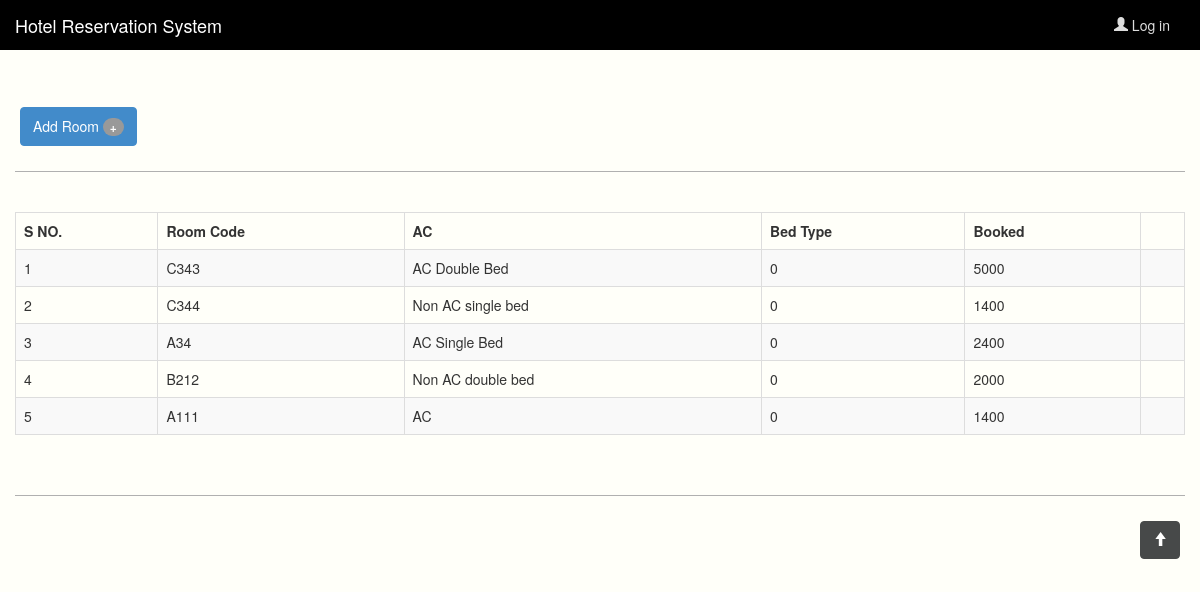
Screenshot of /manage_room.php with the database file from the repository.
### tables this page shows
CREATE TABLE `rooms` (
  `id` int(5) unsigned NOT NULL AUTO_INCREMENT,
  `room_no` varchar(20) NOT NULL,
  `room_type` varchar(200) NOT NULL,
  `status` varchar(200) NOT NULL,
  `cost` int(11) NOT NULL,
  `bookedby` varchar(100) DEFAULT NULL,
  PRIMARY KEY (`id`)
);

### manage_room.php (the view, shortened to what this page needs)
<!DOCTYPE html>
<html>
<head>
    <?php require_once('includes/layouts/head.php'); ?>
</head>
<body>
     <?php require_once('includes/layouts/nav.php'); ?>
    <div class="container" id="main">
            <br/>
            <br />
			<div class="row">
				<div class="col-sm-12">
                <div>
                <a href="add_room.php"  >
                   <button class="btn btn-primary" type="button" >Add Room  <span class="badge" > +  </span></button>
                </a>
                </div>
               <hr /><br />
			 <div>
                    <table class="table table-hover table-bordered table-striped">
    <thead>
      <tr>
        <th>S NO.</th>
        <th>Room Code</th>
        <th>AC</th>
        <th>Bed Type</th>
        <th>Booked</th>
      </tr>
    </thead>
    <tbody>
      <?php
        $servername = "localhost";
        $username = "root";
        $password = "aadi2912";
        $dbname = "hrs";
        $conn = new mysqli($servername, $username, $password, $dbname);
        $sql = "SELECT * FROM rooms";
        $result = $conn->query($sql);
        if ($result->num_rows > 0) {
            $sno = 1;
            while($row = $result->fetch_assoc()){
                echo "<tr><td>".$sno."</td>";
                $sno++;
             foreach($row as $key => $value ) {
                if($key == 'id'){ $current_id = $value; }
                if($key !='id')
                    { echo "<td>".$value."</td>";}
                }
                echo " </tr>";
            }
        } else {
            echo "0 results";
        }
    ?>
    </tbody>
  </table>
                    </div>
				</div>
			</div>
			<br><hr>
		<div class="backtotop">
				<a class="back-to-top" href="#top"><button class="btn btn-default"><span class="glyphicon glyphicon-arrow-up"></span></button></a>
		</div>
		</div>
</body>
</html>

### includes/layouts/head.php (shortened to what this page needs)
<link href="bootstrap/css/bootstrap.min.css" rel="stylesheet">
<link href="includes/css/bootstrap-glyphicons.css" rel="stylesheet">
<link rel="stylesheet" type="text/css" href="includes/css/social-button.css" />
<link href="includes/css/font-awesome.min.css" type="text/css" rel="stylesheet">
<link href="includes/css/styles.css" rel="stylesheet">

### includes/layouts/nav.php (shortened to what this page needs)
<div class="navbar navbar-fixed-top" role="navigation">
	    <div class="container">
		       <a class="navbar-brand" href="index.php">Hotel Reservation System</a>
		  <div class="nav-collapse collapse navbar-responsive-collapse ">
				<ul class="nav navbar-nav pull-right">
                <?php
                    if(isset($_SESSION['id'])){
                        ?>
				<li class="dropdown">
                     <a href="" class="dropdown-toggle" data-toggle="dropdown"><span class="glyphicon glyphicon-user"></span> <?php echo $_SESSION['username']; ?> <strong class="caret"></strong></a>
		            <ul class="dropdown-menu">
		                <li><a href="profile.php"> View Profile</a></li>
                      <!--    <li class="divider"></li>
                       <li><a href="guest_search.php"> Guest Search</a></li> -->
                        <?php if($_SESSION['usertype']=='admin'){ ?>
		                <li class="divider"></li>
                        <li><a href="manage_user.php"> Manage User</a></li>
                        <li class="divider"></li>
                        <li><a href="manage_room.php"> Manage Room</a></li>
                        <?php } ?>
                        <li class="divider"></li>
		                <li><a href="chage_password.php"> Change Password</a></li>
		                <li class="divider"></li>
		                <li><a href="logout.php"> Sign out</a></li>
		            </ul>
              </li><?php }
              else {
               ?><li class="dropdown">
                     <a href="login.php" class="" ><span class="glyphicon glyphicon-user"></span>
                      Log in</a>
              </li><?php }?>
			    </ul>
			</div>
		</div>
</div>

### includes/css/social-button.css (style rules this page uses)
.btn { margin: 5px; }

### includes/css/styles.css (style rules this page uses)
a.navbar-brand { color: #ddd; }
body { //background: url('../../images/page-cover.jpg'); background: #fffff9; }
hr { border-color: #b0b0b0; }
a.navbar-brand { max-width: 250px; }
.navbar-fixed-top { position: fixed; margin: 0; top: 0; width: 100%; background:black; }
.navbar-nav > li > a { color: #dddddd; background-color: transparent; border-color: #cccccc; }
.backtotop { float: right; }

### rows the page displays
rooms: room_no "C343", room_type "AC Double Bed", status "0", cost "5000"
rooms: room_no "C344", room_type "Non AC single bed", status "0", cost "1400"
rooms: room_no "A34", room_type "AC Single Bed", status "0", cost "2400"
rooms: room_no "B212", room_type "Non AC double bed", status "0", cost "2000"
rooms: room_no "A111", room_type "AC", status "0", cost "1400"
